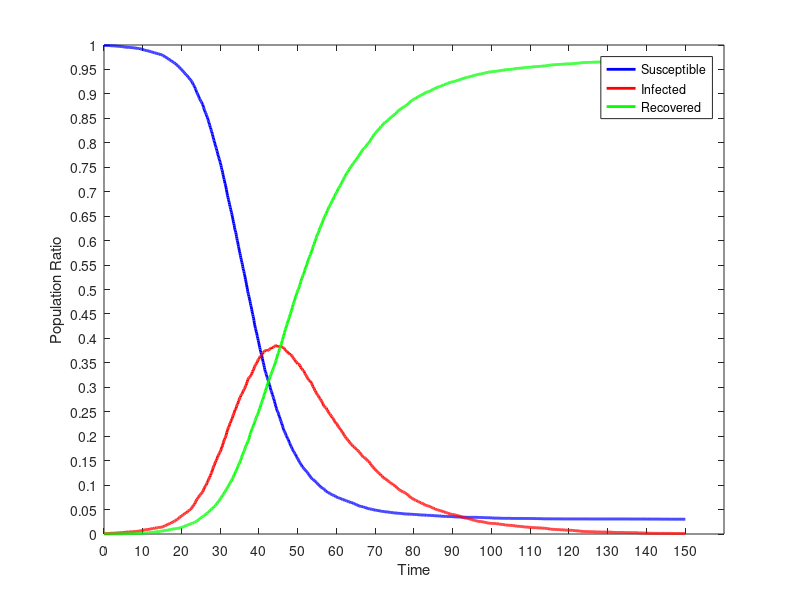

This figure's MATLAB source:
dynamics = [
0.00,9990.000,10.000,0.000;
0.10,9990.000,10.000,0.000;
0.20,9990.000,10.000,0.000;
0.30,9990.000,10.000,0.000;
0.40,9990.000,10.000,0.000;
0.50,9989.000,11.000,0.000;
0.60,9989.000,11.000,0.000;
0.70,9989.000,11.000,0.000;
0.80,9989.000,11.000,0.000;
0.90,9989.000,11.000,0.000;
1.00,9989.000,11.000,0.000;
1.10,9989.000,11.000,0.000;
1.20,9988.000,12.000,0.000;
1.30,9988.000,12.000,0.000;
1.40,9988.000,12.000,0.000;
1.50,9986.000,14.000,0.000;
1.60,9986.000,14.000,0.000;
1.70,9985.000,15.000,0.000;
1.80,9984.000,16.000,0.000;
1.90,9984.000,16.000,0.000;
2.00,9983.000,17.000,0.000;
2.10,9983.000,17.000,0.000;
2.20,9983.000,17.000,0.000;
2.30,9983.000,16.000,1.000;
2.40,9983.000,16.000,1.000;
2.50,9983.000,16.000,1.000;
2.60,9982.000,17.000,1.000;
2.70,9981.000,18.000,1.000;
2.80,9981.000,18.000,1.000;
2.90,9980.000,19.000,1.000;
3.00,9980.000,19.000,1.000;
3.10,9979.000,20.000,1.000;
3.20,9978.000,21.000,1.000;
3.30,9977.000,21.000,2.000;
3.40,9975.000,23.000,2.000;
3.50,9974.000,24.000,2.000;
3.60,9974.000,24.000,2.000;
3.70,9973.000,25.000,2.000;
3.80,9973.000,25.000,2.000;
3.90,9973.000,25.000,2.000;
4.00,9973.000,25.000,2.000;
4.10,9973.000,25.000,2.000;
4.20,9973.000,25.000,2.000;
4.30,9971.000,26.000,3.000;
4.40,9971.000,26.000,3.000;
4.50,9968.000,29.000,3.000;
4.60,9966.000,31.000,3.000;
4.70,9966.000,31.000,3.000;
4.80,9964.000,32.000,4.000;
4.90,9963.000,33.000,4.000;
5.00,9962.000,33.000,5.000;
5.10,9961.000,33.000,6.000;
5.20,9961.000,33.000,6.000;
5.30,9960.000,34.000,6.000;
5.40,9958.000,36.000,6.000;
5.50,9958.000,36.000,6.000;
5.60,9956.000,38.000,6.000;
5.70,9955.000,39.000,6.000;
5.80,9955.000,39.000,6.000;
5.90,9955.000,38.000,7.000;
6.00,9955.000,38.000,7.000;
6.10,9954.000,39.000,7.000;
6.20,9953.000,40.000,7.000;
6.30,9951.000,42.000,7.000;
6.40,9951.000,42.000,7.000;
6.50,9951.000,42.000,7.000;
6.60,9950.000,43.000,7.000;
6.70,9949.000,44.000,7.000;
6.80,9949.000,44.000,7.000;
6.90,9949.000,43.000,8.000;
7.00,9949.000,43.000,8.000;
7.10,9949.000,43.000,8.000;
7.20,9948.000,43.000,9.000;
7.30,9946.000,45.000,9.000;
7.40,9945.000,46.000,9.000;
7.50,9943.000,48.000,9.000;
7.60,9942.000,49.000,9.000;
7.70,9942.000,49.000,9.000;
7.80,9941.000,50.000,9.000;
7.90,9940.000,51.000,9.000;
8.00,9939.000,52.000,9.000;
8.10,9938.000,53.000,9.000;
8.20,9937.000,53.000,10.000;
8.30,9935.000,53.000,12.000;
8.40,9934.000,54.000,12.000;
8.50,9934.000,54.000,12.000;
8.60,9933.000,55.000,12.000;
8.70,9930.000,57.000,13.000;
8.80,9929.000,58.000,13.000;
8.90,9929.000,58.000,13.000;
9.00,9927.000,60.000,13.000;
9.10,9927.000,60.000,13.000;
9.20,9927.000,59.000,14.000;
9.30,9924.000,62.000,14.000;
9.40,9920.000,64.000,16.000;
9.50,9918.000,65.000,17.000;
9.60,9916.000,67.000,17.000;
9.70,9914.000,69.000,17.000;
9.80,9913.000,70.000,17.000;
9.90,9912.000,71.000,17.000;
10.00,9909.000,74.000,17.000;
10.10,9904.000,79.000,17.000;
10.20,9902.000,81.000,17.000;
10.30,9901.000,80.000,19.000;
10.40,9898.000,83.000,19.000;
10.50,9895.000,85.000,20.000;
10.60,9892.000,86.000,22.000;
10.70,9891.000,87.000,22.000;
10.80,9889.000,88.000,23.000;
10.90,9887.000,89.000,24.000;
11.00,9885.000,91.000,24.000;
11.10,9883.000,92.000,25.000;
11.20,9882.000,93.000,25.000;
11.30,9879.000,96.000,25.000;
11.40,9878.000,94.000,28.000;
11.50,9877.000,94.000,29.000;
11.60,9876.000,94.000,30.000;
11.70,9873.000,97.000,30.000;
11.80,9871.000,99.000,30.000;
11.90,9868.000,101.000,31.000;
12.00,9865.000,104.000,31.000;
12.10,9863.000,105.000,32.000;
12.20,9860.000,107.000,33.000;
12.30,9857.000,109.000,34.000;
12.40,9855.000,110.000,35.000;
12.50,9853.000,112.000,35.000;
12.60,9852.000,112.000,36.000;
12.70,9850.000,111.000,39.000;
12.80,9848.000,112.000,40.000;
12.90,9846.000,114.000,40.000;
13.00,9839.000,121.000,40.000;
13.10,9838.000,121.000,41.000;
13.20,9837.000,121.000,42.000;
13.30,9837.000,121.000,42.000;
13.40,9834.000,122.000,44.000;
13.50,9830.000,125.000,45.000;
13.60,9829.000,125.000,46.000;
13.70,9826.000,126.000,48.000;
13.80,9824.000,128.000,48.000;
13.90,9822.000,130.000,48.000;
14.00,9821.000,129.000,50.000;
14.10,9815.000,135.000,50.000;
14.20,9814.000,136.000,50.000;
14.30,9813.000,135.000,52.000;
14.40,9812.000,135.000,53.000;
14.50,9809.000,138.000,53.000;
14.60,9804.000,139.000,57.000;
14.70,9804.000,138.000,58.000;
14.80,9801.000,140.000,59.000;
14.90,9800.000,140.000,60.000;
15.00,9796.000,143.000,61.000;
15.10,9792.000,146.000,62.000;
15.20,9787.000,148.000,65.000;
15.30,9783.000,152.000,65.000;
15.40,9779.000,154.000,67.000;
15.50,9773.000,159.000,68.000;
15.60,9767.000,164.000,69.000;
15.70,9759.000,172.000,69.000;
15.80,9758.000,172.000,70.000;
15.90,9752.000,177.000,71.000;
16.00,9749.000,180.000,71.000;
16.10,9743.000,183.000,74.000;
16.20,9739.000,183.000,78.000;
16.30,9732.000,187.000,81.000;
16.40,9725.000,194.000,81.000;
16.50,9722.000,195.000,83.000;
16.60,9717.000,200.000,83.000;
16.70,9710.000,206.000,84.000;
16.80,9703.000,212.000,85.000;
16.90,9698.000,216.000,86.000;
17.00,9694.000,219.000,87.000;
17.10,9692.000,218.000,90.000;
17.20,9689.000,220.000,91.000;
17.30,9682.000,226.000,92.000;
17.40,9671.000,236.000,93.000;
17.50,9666.000,236.000,98.000;
17.60,9663.000,237.000,100.000;
17.70,9659.000,240.000,101.000;
17.80,9653.000,245.000,102.000;
17.90,9647.000,251.000,102.000;
18.00,9643.000,255.000,102.000;
18.10,9640.000,256.000,104.000;
18.20,9631.000,263.000,106.000;
18.30,9626.000,266.000,108.000;
18.40,9621.000,270.000,109.000;
18.50,9617.000,274.000,109.000;
18.60,9606.000,284.000,110.000;
18.70,9599.000,290.000,111.000;
18.80,9590.000,297.000,113.000;
18.90,9584.000,302.000,114.000;
19.00,9578.000,305.000,117.000;
19.10,9570.000,311.000,119.000;
19.20,9560.000,321.000,119.000;
19.30,9555.000,325.000,120.000;
19.40,9550.000,327.000,123.000;
19.50,9540.000,337.000,123.000;
19.60,9529.000,347.000,124.000;
19.70,9521.000,351.000,128.000;
19.80,9514.000,357.000,129.000;
19.90,9507.000,362.000,131.000;
20.00,9495.000,374.000,131.000;
20.10,9488.000,375.000,137.000;
20.20,9480.000,380.000,140.000;
20.30,9471.000,386.000,143.000;
20.40,9462.000,392.000,146.000;
20.50,9454.000,395.000,151.000;
20.60,9445.000,402.000,153.000;
20.70,9436.000,409.000,155.000;
20.80,9424.000,421.000,155.000;
20.90,9416.000,426.000,158.000;
21.00,9409.000,425.000,166.000;
21.10,9397.000,433.000,170.000;
21.20,9390.000,439.000,171.000;
21.30,9385.000,438.000,177.000;
21.40,9379.000,443.000,178.000;
21.50,9374.000,446.000,180.000;
21.60,9360.000,460.000,180.000;
21.70,9345.000,472.000,183.000;
21.80,9335.000,475.000,190.000;
21.90,9327.000,480.000,193.000;
22.00,9319.000,483.000,198.000;
22.10,9309.000,489.000,202.000;
22.20,9296.000,499.000,205.000;
22.30,9292.000,500.000,208.000;
22.40,9280.000,510.000,210.000;
22.50,9270.000,520.000,210.000;
22.60,9259.000,528.000,213.000;
22.70,9247.000,540.000,213.000;
22.80,9230.000,555.000,215.000;
22.90,9215.000,564.000,221.000;
23.00,9199.000,574.000,227.000;
23.10,9182.000,588.000,230.000;
23.20,9172.000,596.000,232.000;
23.30,9160.000,605.000,235.000;
23.40,9144.000,615.000,241.000;
23.50,9121.000,636.000,243.000;
23.60,9106.000,646.000,248.000;
23.70,9085.000,665.000,250.000;
23.80,9062.000,684.000,254.000;
23.90,9037.000,705.000,258.000;
24.00,9021.000,710.000,269.000;
24.10,9007.000,721.000,272.000;
24.20,8990.000,732.000,278.000;
24.30,8974.000,742.000,284.000;
24.40,8954.000,755.000,291.000;
24.50,8933.000,768.000,299.000;
24.60,8910.000,786.000,304.000;
24.70,8897.000,793.000,310.000;
24.80,8883.000,797.000,320.000;
24.90,8868.000,805.000,327.000;
25.00,8852.000,818.000,330.000;
25.10,8841.000,824.000,335.000;
25.20,8827.000,834.000,339.000;
25.30,8809.000,847.000,344.000;
25.40,8792.000,857.000,351.000;
25.50,8777.000,867.000,356.000;
25.60,8751.000,889.000,360.000;
25.70,8724.000,908.000,368.000;
25.80,8699.000,924.000,377.000;
25.90,8676.000,945.000,379.000;
26.00,8654.000,960.000,386.000;
26.10,8632.000,975.000,393.000;
26.20,8617.000,981.000,402.000;
26.30,8596.000,996.000,408.000;
26.40,8577.000,1009.000,414.000;
26.50,8553.000,1029.000,418.000;
26.60,8530.000,1047.000,423.000;
26.70,8516.000,1058.000,426.000;
26.80,8484.000,1081.000,435.000;
26.90,8461.000,1098.000,441.000;
27.00,8433.000,1117.000,450.000;
27.10,8409.000,1135.000,456.000;
27.20,8377.000,1154.000,469.000;
27.30,8356.000,1165.000,479.000;
27.40,8324.000,1191.000,485.000;
27.50,8305.000,1202.000,493.000;
27.60,8275.000,1229.000,496.000;
27.70,8250.000,1245.000,505.000;
27.80,8226.000,1261.000,513.000;
27.90,8195.000,1287.000,518.000;
28.00,8167.000,1310.000,523.000;
28.10,8136.000,1336.000,528.000;
28.20,8104.000,1363.000,533.000;
28.30,8072.000,1380.000,548.000;
28.40,8047.000,1395.000,558.000;
28.50,8018.000,1416.000,566.000;
28.60,7992.000,1437.000,571.000;
28.70,7958.000,1465.000,577.000;
28.80,7932.000,1478.000,590.000;
28.90,7905.000,1498.000,597.000;
29.00,7883.000,1511.000,606.000;
29.10,7847.000,1532.000,621.000;
29.20,7826.000,1547.000,627.000;
29.30,7790.000,1570.000,640.000;
29.40,7756.000,1594.000,650.000;
29.50,7730.000,1609.000,661.000;
29.60,7706.000,1621.000,673.000;
29.70,7677.000,1643.000,680.000;
29.80,7651.000,1657.000,692.000;
29.90,7623.000,1671.000,706.000;
30.00,7595.000,1685.000,720.000;
30.10,7566.000,1703.000,731.000;
30.20,7537.000,1724.000,739.000;
30.30,7494.000,1755.000,751.000;
30.40,7457.000,1780.000,763.000;
30.50,7438.000,1780.000,782.000;
30.60,7396.000,1812.000,792.000;
30.70,7356.000,1840.000,804.000;
30.80,7320.000,1868.000,812.000;
30.90,7283.000,1896.000,821.000;
31.00,7251.000,1917.000,832.000;
31.10,7218.000,1931.000,851.000;
31.20,7175.000,1962.000,863.000;
31.30,7155.000,1971.000,874.000;
31.40,7119.000,1991.000,890.000;
31.50,7078.000,2017.000,905.000;
31.60,7041.000,2041.000,918.000;
31.70,6992.000,2078.000,930.000;
31.80,6953.000,2106.000,941.000;
31.90,6919.000,2128.000,953.000;
32.00,6879.000,2156.000,965.000;
32.10,6842.000,2179.000,979.000;
32.20,6812.000,2190.000,998.000;
32.30,6782.000,2208.000,1010.000;
32.40,6741.000,2236.000,1023.000;
32.50,6702.000,2263.000,1035.000;
32.60,6677.000,2271.000,1052.000;
32.70,6639.000,2294.000,1067.000;
32.80,6606.000,2313.000,1081.000;
32.90,6576.000,2331.000,1093.000;
33.00,6538.000,2352.000,1110.000;
33.10,6504.000,2370.000,1126.000;
33.20,6462.000,2398.000,1140.000;
33.30,6422.000,2424.000,1154.000;
33.40,6384.000,2440.000,1176.000;
33.50,6346.000,2464.000,1190.000;
33.60,6313.000,2478.000,1209.000;
33.70,6262.000,2512.000,1226.000;
33.80,6222.000,2537.000,1241.000;
33.90,6198.000,2538.000,1264.000;
34.00,6168.000,2555.000,1277.000;
34.10,6129.000,2573.000,1298.000;
34.20,6082.000,2608.000,1310.000;
34.30,6043.000,2629.000,1328.000;
34.40,6002.000,2648.000,1350.000;
34.50,5969.000,2658.000,1373.000;
34.60,5926.000,2684.000,1390.000;
34.70,5880.000,2718.000,1402.000;
34.80,5848.000,2727.000,1425.000;
34.90,5808.000,2752.000,1440.000;
35.00,5769.000,2772.000,1459.000;
35.10,5732.000,2791.000,1477.000;
35.20,5695.000,2802.000,1503.000;
35.30,5654.000,2830.000,1516.000;
35.40,5619.000,2843.000,1538.000;
35.50,5585.000,2853.000,1562.000;
35.60,5551.000,2861.000,1588.000;
35.70,5515.000,2872.000,1613.000;
35.80,5474.000,2902.000,1624.000;
35.90,5429.000,2920.000,1651.000;
36.00,5398.000,2932.000,1670.000;
36.10,5370.000,2948.000,1682.000;
36.20,5328.000,2966.000,1706.000;
36.30,5297.000,2974.000,1729.000;
36.40,5255.000,2994.000,1751.000;
36.50,5210.000,3019.000,1771.000;
36.60,5173.000,3035.000,1792.000;
36.70,5134.000,3048.000,1818.000;
36.80,5094.000,3078.000,1828.000;
36.90,5049.000,3105.000,1846.000;
37.00,5007.000,3117.000,1876.000;
37.10,4956.000,3158.000,1886.000;
37.20,4924.000,3169.000,1907.000;
37.30,4894.000,3182.000,1924.000;
37.40,4859.000,3196.000,1945.000;
37.50,4825.000,3201.000,1974.000;
37.60,4786.000,3210.000,2004.000;
37.70,4753.000,3212.000,2035.000;
37.80,4710.000,3228.000,2062.000;
37.90,4672.000,3246.000,2082.000;
38.00,4642.000,3253.000,2105.000;
38.10,4596.000,3275.000,2129.000;
38.20,4557.000,3291.000,2152.000;
38.30,4519.000,3315.000,2166.000;
38.40,4488.000,3325.000,2187.000;
38.50,4446.000,3350.000,2204.000;
38.60,4413.000,3360.000,2227.000;
38.70,4367.000,3383.000,2250.000;
38.80,4317.000,3410.000,2273.000;
38.90,4276.000,3427.000,2297.000;
39.00,4235.000,3446.000,2319.000;
39.10,4204.000,3458.000,2338.000;
39.20,4172.000,3468.000,2360.000;
39.30,4134.000,3480.000,2386.000;
39.40,4107.000,3487.000,2406.000;
39.50,4065.000,3515.000,2420.000;
39.60,4035.000,3524.000,2441.000;
39.70,3996.000,3547.000,2457.000;
39.80,3958.000,3567.000,2475.000;
39.90,3924.000,3573.000,2503.000;
40.00,3886.000,3583.000,2531.000;
40.10,3847.000,3602.000,2551.000;
40.20,3813.000,3622.000,2565.000;
40.30,3774.000,3634.000,2592.000;
40.40,3744.000,3633.000,2623.000;
40.50,3711.000,3639.000,2650.000;
40.60,3679.000,3654.000,2667.000;
40.70,3654.000,3660.000,2686.000;
40.80,3617.000,3668.000,2715.000;
40.90,3585.000,3681.000,2734.000;
41.00,3537.000,3709.000,2754.000;
41.10,3509.000,3710.000,2781.000;
41.20,3473.000,3717.000,2810.000;
41.30,3443.000,3720.000,2837.000;
41.40,3404.000,3736.000,2860.000;
41.50,3363.000,3752.000,2885.000;
41.60,3331.000,3756.000,2913.000;
41.70,3309.000,3758.000,2933.000;
41.80,3283.000,3754.000,2963.000;
41.90,3260.000,3750.000,2990.000;
42.00,3230.000,3759.000,3011.000;
42.10,3204.000,3758.000,3038.000;
42.20,3181.000,3748.000,3071.000;
42.30,3159.000,3753.000,3088.000;
42.40,3134.000,3757.000,3109.000;
42.50,3103.000,3766.000,3131.000;
42.60,3077.000,3770.000,3153.000;
42.70,3052.000,3775.000,3173.000;
42.80,3024.000,3781.000,3195.000;
42.90,2995.000,3782.000,3223.000;
43.00,2965.000,3790.000,3245.000;
43.10,2935.000,3806.000,3259.000;
43.20,2913.000,3809.000,3278.000;
43.30,2899.000,3793.000,3308.000;
43.40,2859.000,3813.000,3328.000;
43.50,2842.000,3815.000,3343.000;
43.60,2816.000,3816.000,3368.000;
43.70,2792.000,3817.000,3391.000;
43.80,2767.000,3823.000,3410.000;
43.90,2739.000,3834.000,3427.000;
44.00,2711.000,3838.000,3451.000;
44.10,2677.000,3845.000,3478.000;
44.20,2654.000,3846.000,3500.000;
44.30,2621.000,3855.000,3524.000;
44.40,2596.000,3855.000,3549.000;
44.50,2568.000,3857.000,3575.000;
44.60,2539.000,3859.000,3602.000;
44.70,2519.000,3844.000,3637.000;
44.80,2501.000,3835.000,3664.000;
44.90,2489.000,3826.000,3685.000;
45.00,2467.000,3827.000,3706.000;
45.10,2439.000,3838.000,3723.000;
45.20,2413.000,3830.000,3757.000;
45.30,2392.000,3829.000,3779.000;
45.40,2366.000,3837.000,3797.000;
45.50,2346.000,3831.000,3823.000;
45.60,2319.000,3838.000,3843.000;
45.70,2301.000,3831.000,3868.000;
45.80,2277.000,3828.000,3895.000;
45.90,2255.000,3820.000,3925.000;
46.00,2223.000,3819.000,3958.000;
46.10,2202.000,3819.000,3979.000;
46.20,2174.000,3817.000,4009.000;
46.30,2151.000,3808.000,4041.000;
46.40,2124.000,3810.000,4066.000;
46.50,2106.000,3801.000,4093.000;
46.60,2092.000,3786.000,4122.000;
46.70,2078.000,3772.000,4150.000;
46.80,2059.000,3761.000,4180.000;
46.90,2037.000,3760.000,4203.000;
47.00,2019.000,3747.000,4234.000;
47.10,2006.000,3735.000,4259.000;
47.20,1987.000,3730.000,4283.000;
47.30,1964.000,3734.000,4302.000;
47.40,1949.000,3718.000,4333.000;
47.50,1939.000,3703.000,4358.000;
47.60,1923.000,3695.000,4382.000;
47.70,1897.000,3702.000,4401.000;
47.80,1878.000,3697.000,4425.000;
47.90,1861.000,3693.000,4446.000;
48.00,1847.000,3670.000,4483.000;
48.10,1823.000,3672.000,4505.000;
48.20,1803.000,3671.000,4526.000;
48.30,1789.000,3660.000,4551.000;
48.40,1773.000,3653.000,4574.000;
48.50,1755.000,3648.000,4597.000;
48.60,1738.000,3630.000,4632.000;
48.70,1723.000,3618.000,4659.000;
48.80,1704.000,3605.000,4691.000;
48.90,1694.000,3593.000,4713.000;
49.00,1678.000,3588.000,4734.000;
49.10,1668.000,3569.000,4763.000;
49.20,1651.000,3565.000,4784.000;
49.30,1639.000,3554.000,4807.000;
49.40,1631.000,3527.000,4842.000;
49.50,1616.000,3521.000,4863.000;
49.60,1593.000,3521.000,4886.000;
49.70,1578.000,3510.000,4912.000;
49.80,1563.000,3505.000,4932.000;
49.90,1550.000,3491.000,4959.000;
50.00,1543.000,3475.000,4982.000;
50.10,1524.000,3479.000,4997.000;
50.20,1508.000,3478.000,5014.000;
50.30,1492.000,3472.000,5036.000;
50.40,1475.000,3465.000,5060.000;
50.50,1463.000,3450.000,5087.000;
50.60,1455.000,3441.000,5104.000;
50.70,1446.000,3415.000,5139.000;
50.80,1431.000,3403.000,5166.000;
50.90,1412.000,3399.000,5189.000;
51.00,1404.000,3379.000,5217.000;
51.10,1386.000,3380.000,5234.000;
51.20,1372.000,3366.000,5262.000;
51.30,1366.000,3349.000,5285.000;
51.40,1360.000,3340.000,5300.000;
51.50,1347.000,3338.000,5315.000;
51.60,1339.000,3328.000,5333.000;
51.70,1329.000,3313.000,5358.000;
51.80,1321.000,3288.000,5391.000;
51.90,1312.000,3273.000,5415.000;
52.00,1304.000,3260.000,5436.000;
52.10,1294.000,3249.000,5457.000;
52.20,1284.000,3237.000,5479.000;
52.30,1272.000,3223.000,5505.000;
52.40,1265.000,3210.000,5525.000;
52.50,1253.000,3193.000,5554.000;
52.60,1242.000,3176.000,5582.000;
52.70,1234.000,3166.000,5600.000;
52.80,1225.000,3152.000,5623.000;
52.90,1211.000,3145.000,5644.000;
53.00,1201.000,3136.000,5663.000;
53.10,1190.000,3136.000,5674.000;
53.20,1179.000,3116.000,5705.000;
53.30,1167.000,3120.000,5713.000;
53.40,1155.000,3107.000,5738.000;
53.50,1147.000,3087.000,5766.000;
53.60,1138.000,3077.000,5785.000;
53.70,1130.000,3060.000,5810.000;
53.80,1122.000,3044.000,5834.000;
53.90,1120.000,3017.000,5863.000;
54.00,1111.000,3009.000,5880.000;
54.10,1104.000,2989.000,5907.000;
54.20,1100.000,2979.000,5921.000;
54.30,1094.000,2959.000,5947.000;
54.40,1088.000,2935.000,5977.000;
54.50,1076.000,2929.000,5995.000;
54.60,1069.000,2915.000,6016.000;
54.70,1062.000,2898.000,6040.000;
54.80,1051.000,2885.000,6064.000;
54.90,1045.000,2868.000,6087.000;
55.00,1036.000,2853.000,6111.000;
55.10,1028.000,2847.000,6125.000;
55.20,1019.000,2837.000,6144.000;
55.30,1013.000,2827.000,6160.000;
55.40,1008.000,2813.000,6179.000;
55.50,999.000,2797.000,6204.000;
55.60,994.000,2778.000,6228.000;
55.70,981.000,2768.000,6251.000;
55.80,971.000,2761.000,6268.000;
55.90,961.000,2753.000,6286.000;
56.00,956.000,2737.000,6307.000;
56.10,949.000,2724.000,6327.000;
56.20,947.000,2707.000,6346.000;
56.30,942.000,2696.000,6362.000;
56.40,938.000,2680.000,6382.000;
56.50,935.000,2664.000,6401.000;
56.60,929.000,2643.000,6428.000;
56.70,924.000,2624.000,6452.000;
56.80,917.000,2614.000,6469.000;
56.90,907.000,2607.000,6486.000;
57.00,901.000,2597.000,6502.000;
57.10,894.000,2590.000,6516.000;
57.20,884.000,2583.000,6533.000;
57.30,873.000,2581.000,6546.000;
57.40,870.000,2569.000,6561.000;
57.50,866.000,2550.000,6584.000;
57.60,858.000,2535.000,6607.000;
57.70,854.000,2527.000,6619.000;
57.80,853.000,2507.000,6640.000;
57.90,847.000,2495.000,6658.000;
58.00,844.000,2481.000,6675.000;
58.10,839.000,2467.000,6694.000;
58.20,833.000,2457.000,6710.000;
58.30,827.000,2454.000,6719.000;
58.40,824.000,2441.000,6735.000;
58.50,819.000,2427.000,6754.000;
58.60,815.000,2420.000,6765.000;
58.70,812.000,2405.000,6783.000;
58.80,806.000,2398.000,6796.000;
58.90,804.000,2378.000,6818.000;
59.00,797.000,2372.000,6831.000;
59.10,792.000,2363.000,6845.000;
59.20,789.000,2351.000,6860.000;
59.30,785.000,2336.000,6879.000;
59.40,783.000,2323.000,6894.000;
59.50,782.000,2309.000,6909.000;
59.60,777.000,2295.000,6928.000;
59.70,774.000,2282.000,6944.000;
59.80,766.000,2269.000,6965.000;
59.90,759.000,2271.000,6970.000;
60.00,757.000,2260.000,6983.000;
60.10,753.000,2251.000,6996.000;
60.20,748.000,2239.000,7013.000;
60.30,745.000,2218.000,7037.000;
60.40,744.000,2201.000,7055.000;
60.50,741.000,2191.000,7068.000;
60.60,737.000,2183.000,7080.000;
60.70,734.000,2176.000,7090.000;
60.80,731.000,2168.000,7101.000;
60.90,728.000,2153.000,7119.000;
61.00,727.000,2144.000,7129.000;
61.10,726.000,2128.000,7146.000;
61.20,721.000,2119.000,7160.000;
61.30,717.000,2106.000,7177.000;
61.40,715.000,2093.000,7192.000;
61.50,709.000,2081.000,7210.000;
61.60,704.000,2076.000,7220.000;
61.70,701.000,2060.000,7239.000;
61.80,700.000,2046.000,7254.000;
61.90,698.000,2032.000,7270.000;
62.00,696.000,2017.000,7287.000;
62.10,693.000,2003.000,7304.000;
62.20,692.000,1994.000,7314.000;
62.30,689.000,1987.000,7324.000;
62.40,686.000,1976.000,7338.000;
62.50,684.000,1957.000,7359.000;
62.60,678.000,1948.000,7374.000;
62.70,674.000,1945.000,7381.000;
62.80,671.000,1934.000,7395.000;
62.90,668.000,1926.000,7406.000;
63.00,664.000,1914.000,7422.000;
63.10,660.000,1911.000,7429.000;
63.20,657.000,1894.000,7449.000;
63.30,657.000,1885.000,7458.000;
63.40,655.000,1872.000,7473.000;
63.50,651.000,1864.000,7485.000;
63.60,647.000,1854.000,7499.000;
63.70,644.000,1843.000,7513.000;
63.80,643.000,1837.000,7520.000;
63.90,643.000,1828.000,7529.000;
64.00,639.000,1822.000,7539.000;
64.10,637.000,1809.000,7554.000;
64.20,635.000,1799.000,7566.000;
64.30,633.000,1789.000,7578.000;
64.40,626.000,1786.000,7588.000;
64.50,621.000,1784.000,7595.000;
64.60,619.000,1773.000,7608.000;
64.70,616.000,1766.000,7618.000;
64.80,613.000,1759.000,7628.000;
64.90,609.000,1749.000,7642.000;
65.00,605.000,1747.000,7648.000;
65.10,602.000,1737.000,7661.000;
65.20,596.000,1735.000,7669.000;
65.30,594.000,1720.000,7686.000;
65.40,591.000,1714.000,7695.000;
65.50,588.000,1707.000,7705.000;
65.60,581.000,1704.000,7715.000;
65.70,578.000,1690.000,7732.000;
65.80,576.000,1682.000,7742.000;
65.90,573.000,1675.000,7752.000;
66.00,570.000,1665.000,7765.000;
66.10,568.000,1653.000,7779.000;
66.20,565.000,1646.000,7789.000;
66.30,564.000,1633.000,7803.000;
66.40,563.000,1622.000,7815.000;
66.50,561.000,1614.000,7825.000;
66.60,559.000,1602.000,7839.000;
66.70,558.000,1592.000,7850.000;
66.80,557.000,1581.000,7862.000;
66.90,556.000,1572.000,7872.000;
67.00,550.000,1570.000,7880.000;
67.10,547.000,1568.000,7885.000;
67.20,546.000,1560.000,7894.000;
67.30,544.000,1557.000,7899.000;
67.40,542.000,1553.000,7905.000;
67.50,541.000,1546.000,7913.000;
67.60,537.000,1538.000,7925.000;
67.70,533.000,1528.000,7939.000;
67.80,530.000,1519.000,7951.000;
67.90,528.000,1508.000,7964.000;
68.00,523.000,1502.000,7975.000;
68.10,522.000,1492.000,7986.000;
68.20,519.000,1489.000,7992.000;
68.30,516.000,1485.000,7999.000;
68.40,515.000,1481.000,8004.000;
68.50,512.000,1467.000,8021.000;
68.60,512.000,1454.000,8034.000;
68.70,512.000,1446.000,8042.000;
68.80,511.000,1435.000,8054.000;
68.90,510.000,1417.000,8073.000;
69.00,508.000,1408.000,8084.000;
69.10,507.000,1399.000,8094.000;
69.20,504.000,1392.000,8104.000;
69.30,502.000,1382.000,8116.000;
69.40,499.000,1369.000,8132.000;
69.50,497.000,1361.000,8142.000;
69.60,495.000,1356.000,8149.000;
69.70,491.000,1341.000,8168.000;
69.80,491.000,1330.000,8179.000;
69.90,490.000,1327.000,8183.000;
70.00,489.000,1320.000,8191.000;
70.10,487.000,1308.000,8205.000;
70.20,486.000,1303.000,8211.000;
70.30,486.000,1292.000,8222.000;
70.40,484.000,1285.000,8231.000;
70.50,484.000,1277.000,8239.000;
70.60,483.000,1269.000,8248.000;
70.70,483.000,1261.000,8256.000;
70.80,481.000,1253.000,8266.000;
70.90,479.000,1247.000,8274.000;
71.00,474.000,1241.000,8285.000;
71.10,471.000,1234.000,8295.000;
71.20,471.000,1227.000,8302.000;
71.30,468.000,1221.000,8311.000;
71.40,468.000,1208.000,8324.000;
71.50,468.000,1197.000,8335.000;
71.60,467.000,1193.000,8340.000;
71.70,465.000,1191.000,8344.000;
71.80,464.000,1185.000,8351.000;
71.90,464.000,1175.000,8361.000;
72.00,462.000,1158.000,8380.000;
72.10,461.000,1153.000,8386.000;
72.20,459.000,1145.000,8396.000;
72.30,458.000,1137.000,8405.000;
72.40,457.000,1133.000,8410.000;
72.50,454.000,1130.000,8416.000;
72.60,454.000,1127.000,8419.000;
72.70,454.000,1127.000,8419.000;
72.80,453.000,1121.000,8426.000;
72.90,452.000,1115.000,8433.000;
73.00,452.000,1109.000,8439.000;
73.10,451.000,1099.000,8450.000;
73.20,450.000,1092.000,8458.000;
73.30,449.000,1083.000,8468.000;
73.40,449.000,1078.000,8473.000;
73.50,447.000,1073.000,8480.000;
73.60,447.000,1069.000,8484.000;
73.70,445.000,1063.000,8492.000;
73.80,444.000,1056.000,8500.000;
73.90,444.000,1046.000,8510.000;
74.00,440.000,1043.000,8517.000;
74.10,440.000,1035.000,8525.000;
74.20,440.000,1029.000,8531.000;
74.30,438.000,1026.000,8536.000;
74.40,436.000,1024.000,8540.000;
74.50,435.000,1020.000,8545.000;
74.60,435.000,1008.000,8557.000;
74.70,433.000,1006.000,8561.000;
74.80,432.000,1000.000,8568.000;
74.90,431.000,996.000,8573.000;
75.00,431.000,992.000,8577.000;
75.10,430.000,983.000,8587.000;
75.20,430.000,973.000,8597.000;
75.30,430.000,970.000,8600.000;
75.40,429.000,965.000,8606.000;
75.50,428.000,958.000,8614.000;
75.60,427.000,946.000,8627.000;
75.70,426.000,942.000,8632.000;
75.80,425.000,934.000,8641.000;
75.90,424.000,925.000,8651.000;
76.00,424.000,917.000,8659.000;
76.10,423.000,912.000,8665.000;
76.20,423.000,909.000,8668.000;
76.30,422.000,902.000,8676.000;
76.40,422.000,894.000,8684.000;
76.50,422.000,888.000,8690.000;
76.60,421.000,882.000,8697.000;
76.70,421.000,878.000,8701.000;
76.80,419.000,876.000,8705.000;
76.90,419.000,872.000,8709.000;
77.00,418.000,867.000,8715.000;
77.10,417.000,865.000,8718.000;
77.20,413.000,864.000,8723.000;
77.30,412.000,860.000,8728.000;
77.40,412.000,854.000,8734.000;
77.50,411.000,850.000,8739.000;
77.60,410.000,844.000,8746.000;
77.70,410.000,837.000,8753.000;
77.80,410.000,834.000,8756.000;
77.90,410.000,827.000,8763.000;
78.00,410.000,822.000,8768.000;
78.10,408.000,820.000,8772.000;
78.20,408.000,812.000,8780.000;
78.30,408.000,806.000,8786.000;
78.40,408.000,802.000,8790.000;
78.50,408.000,793.000,8799.000;
78.60,408.000,787.000,8805.000;
78.70,408.000,780.000,8812.000;
78.80,406.000,775.000,8819.000;
78.90,406.000,766.000,8828.000;
79.00,406.000,758.000,8836.000;
79.10,405.000,752.000,8843.000;
79.20,405.000,743.000,8852.000;
79.30,404.000,741.000,8855.000;
79.40,403.000,734.000,8863.000;
79.50,403.000,732.000,8865.000;
79.60,403.000,724.000,8873.000;
79.70,402.000,719.000,8879.000;
79.80,402.000,716.000,8882.000;
79.90,402.000,710.000,8888.000;
80.00,402.000,707.000,8891.000;
80.10,401.000,701.000,8898.000;
80.20,399.000,699.000,8902.000;
80.30,399.000,695.000,8906.000;
80.40,399.000,691.000,8910.000;
80.50,399.000,684.000,8917.000;
80.60,398.000,684.000,8918.000;
80.70,398.000,680.000,8922.000;
80.80,397.000,676.000,8927.000;
80.90,396.000,670.000,8934.000;
81.00,394.000,670.000,8936.000;
81.10,394.000,662.000,8944.000;
81.20,393.000,658.000,8949.000;
81.30,392.000,654.000,8954.000;
81.40,391.000,653.000,8956.000;
81.50,391.000,646.000,8963.000;
81.60,391.000,641.000,8968.000;
81.70,391.000,639.000,8970.000;
81.80,390.000,638.000,8972.000;
81.90,390.000,633.000,8977.000;
82.00,388.000,631.000,8981.000;
82.10,388.000,628.000,8984.000;
82.20,388.000,624.000,8988.000;
82.30,388.000,619.000,8993.000;
82.40,387.000,616.000,8997.000;
82.50,387.000,614.000,8999.000;
82.60,387.000,608.000,9005.000;
82.70,387.000,603.000,9010.000;
82.80,386.000,596.000,9018.000;
82.90,386.000,591.000,9023.000;
83.00,386.000,588.000,9026.000;
83.10,386.000,583.000,9031.000;
83.20,383.000,582.000,9035.000;
83.30,383.000,581.000,9036.000;
83.40,383.000,578.000,9039.000;
83.50,383.000,578.000,9039.000;
83.60,382.000,576.000,9042.000;
83.70,382.000,575.000,9043.000;
83.80,382.000,571.000,9047.000;
83.90,382.000,569.000,9049.000;
84.00,382.000,565.000,9053.000;
84.10,382.000,562.000,9056.000;
84.20,382.000,557.000,9061.000;
84.30,382.000,554.000,9064.000;
84.40,382.000,546.000,9072.000;
84.50,382.000,542.000,9076.000;
84.60,379.000,542.000,9079.000;
84.70,377.000,539.000,9084.000;
84.80,376.000,536.000,9088.000;
84.90,375.000,533.000,9092.000;
85.00,375.000,529.000,9096.000;
85.10,375.000,525.000,9100.000;
85.20,375.000,519.000,9106.000;
85.30,374.000,518.000,9108.000;
85.40,373.000,517.000,9110.000;
85.50,373.000,511.000,9116.000;
85.60,373.000,507.000,9120.000;
85.70,373.000,503.000,9124.000;
85.80,373.000,498.000,9129.000;
85.90,372.000,497.000,9131.000;
86.00,370.000,497.000,9133.000;
86.10,370.000,492.000,9138.000;
86.20,369.000,493.000,9138.000;
86.30,369.000,490.000,9141.000;
86.40,369.000,488.000,9143.000;
86.50,369.000,486.000,9145.000;
86.60,369.000,482.000,9149.000;
86.70,367.000,480.000,9153.000;
86.80,367.000,479.000,9154.000;
86.90,367.000,474.000,9159.000;
87.00,367.000,468.000,9165.000;
87.10,367.000,466.000,9167.000;
87.20,364.000,468.000,9168.000;
87.30,363.000,466.000,9171.000;
87.40,362.000,466.000,9172.000;
87.50,362.000,460.000,9178.000;
87.60,362.000,457.000,9181.000;
87.70,362.000,450.000,9188.000;
87.80,362.000,450.000,9188.000;
87.90,361.000,450.000,9189.000;
88.00,361.000,447.000,9192.000;
88.10,359.000,445.000,9196.000;
88.20,359.000,440.000,9201.000;
88.30,359.000,440.000,9201.000;
88.40,359.000,434.000,9207.000;
88.50,358.000,432.000,9210.000;
88.60,358.000,430.000,9212.000;
88.70,358.000,425.000,9217.000;
88.80,357.000,422.000,9221.000;
88.90,357.000,422.000,9221.000;
89.00,357.000,418.000,9225.000;
89.10,356.000,414.000,9230.000;
89.20,356.000,411.000,9233.000;
89.30,356.000,410.000,9234.000;
89.40,355.000,407.000,9238.000;
89.50,355.000,405.000,9240.000;
89.60,355.000,404.000,9241.000;
89.70,355.000,403.000,9242.000;
89.80,354.000,403.000,9243.000;
89.90,354.000,402.000,9244.000;
90.00,354.000,398.000,9248.000;
90.10,352.000,398.000,9250.000;
90.20,352.000,395.000,9253.000;
90.30,350.000,396.000,9254.000;
90.40,350.000,396.000,9254.000;
90.50,350.000,394.000,9256.000;
90.60,350.000,392.000,9258.000;
90.70,350.000,389.000,9261.000;
90.80,350.000,385.000,9265.000;
90.90,350.000,381.000,9269.000;
91.00,349.000,380.000,9271.000;
91.10,349.000,376.000,9275.000;
91.20,349.000,375.000,9276.000;
91.30,349.000,373.000,9278.000;
91.40,348.000,372.000,9280.000;
91.50,347.000,373.000,9280.000;
91.60,347.000,370.000,9283.000;
91.70,347.000,369.000,9284.000;
91.80,346.000,367.000,9287.000;
91.90,346.000,361.000,9293.000;
92.00,346.000,358.000,9296.000;
92.10,346.000,353.000,9301.000;
92.20,346.000,350.000,9304.000;
92.30,346.000,348.000,9306.000;
92.40,346.000,345.000,9309.000;
92.50,346.000,343.000,9311.000;
92.60,345.000,340.000,9315.000;
92.70,345.000,335.000,9320.000;
92.80,345.000,335.000,9320.000;
92.90,345.000,334.000,9321.000;
93.00,344.000,333.000,9323.000;
93.10,344.000,331.000,9325.000;
93.20,344.000,328.000,9328.000;
93.30,344.000,324.000,9332.000;
93.40,343.000,324.000,9333.000;
93.50,343.000,321.000,9336.000;
93.60,342.000,322.000,9336.000;
93.70,342.000,322.000,9336.000;
93.80,342.000,320.000,9338.000;
93.90,342.000,317.000,9341.000;
94.00,342.000,314.000,9344.000;
94.10,342.000,313.000,9345.000;
94.20,342.000,311.000,9347.000;
94.30,342.000,309.000,9349.000;
94.40,342.000,308.000,9350.000;
94.50,342.000,305.000,9353.000;
94.60,342.000,303.000,9355.000;
94.70,342.000,302.000,9356.000;
94.80,342.000,296.000,9362.000;
94.90,342.000,294.000,9364.000;
95.00,342.000,291.000,9367.000;
95.10,342.000,291.000,9367.000;
95.20,342.000,289.000,9369.000;
95.30,342.000,288.000,9370.000;
95.40,342.000,285.000,9373.000;
95.50,342.000,284.000,9374.000;
95.60,342.000,281.000,9377.000;
95.70,342.000,279.000,9379.000;
95.80,342.000,276.000,9382.000;
95.90,342.000,272.000,9386.000;
96.00,342.000,269.000,9389.000;
96.10,342.000,266.000,9392.000;
96.20,341.000,266.000,9393.000;
96.30,341.000,263.000,9396.000;
96.40,341.000,262.000,9397.000;
96.50,341.000,261.000,9398.000;
96.60,340.000,261.000,9399.000;
96.70,340.000,259.000,9401.000;
96.80,340.000,257.000,9403.000;
96.90,339.000,257.000,9404.000;
97.00,338.000,258.000,9404.000;
97.10,337.000,257.000,9406.000;
97.20,337.000,254.000,9409.000;
97.30,337.000,253.000,9410.000;
97.40,337.000,252.000,9411.000;
97.50,337.000,251.000,9412.000;
97.60,337.000,250.000,9413.000;
97.70,336.000,251.000,9413.000;
97.80,336.000,249.000,9415.000;
97.90,335.000,247.000,9418.000;
98.00,335.000,245.000,9420.000;
98.10,335.000,243.000,9422.000;
98.20,334.000,240.000,9426.000;
98.30,334.000,237.000,9429.000;
98.40,334.000,236.000,9430.000;
98.50,333.000,236.000,9431.000;
98.60,333.000,232.000,9435.000;
98.70,333.000,230.000,9437.000;
98.80,333.000,228.000,9439.000;
98.90,333.000,228.000,9439.000;
99.00,333.000,226.000,9441.000;
99.10,333.000,225.000,9442.000;
99.20,333.000,224.000,9443.000;
99.30,333.000,222.000,9445.000;
99.40,332.000,221.000,9447.000;
99.50,331.000,221.000,9448.000;
99.60,331.000,220.000,9449.000;
99.70,331.000,219.000,9450.000;
99.80,331.000,217.000,9452.000;
99.90,331.000,216.000,9453.000;
100.00,329.000,217.000,9454.000;
100.10,328.000,217.000,9455.000;
100.20,328.000,217.000,9455.000;
100.30,328.000,217.000,9455.000;
100.40,327.000,216.000,9457.000;
100.50,326.000,215.000,9459.000;
100.60,325.000,216.000,9459.000;
100.70,325.000,216.000,9459.000;
100.80,325.000,216.000,9459.000;
100.90,325.000,216.000,9459.000;
101.00,325.000,215.000,9460.000;
101.10,325.000,214.000,9461.000;
101.20,325.000,213.000,9462.000;
101.30,325.000,212.000,9463.000;
101.40,325.000,209.000,9466.000;
101.50,325.000,208.000,9467.000;
101.60,325.000,208.000,9467.000;
101.70,325.000,205.000,9470.000;
101.80,325.000,204.000,9471.000;
101.90,324.000,204.000,9472.000;
102.00,323.000,205.000,9472.000;
102.10,323.000,204.000,9473.000;
102.20,323.000,202.000,9475.000;
102.30,323.000,202.000,9475.000;
102.40,322.000,200.000,9478.000;
102.50,322.000,198.000,9480.000;
102.60,322.000,197.000,9481.000;
102.70,322.000,195.000,9483.000;
102.80,322.000,194.000,9484.000;
102.90,322.000,194.000,9484.000;
103.00,322.000,193.000,9485.000;
103.10,322.000,192.000,9486.000;
103.20,322.000,191.000,9487.000;
103.30,322.000,190.000,9488.000;
103.40,321.000,190.000,9489.000;
103.50,321.000,189.000,9490.000;
103.60,321.000,184.000,9495.000;
103.70,321.000,181.000,9498.000;
103.80,321.000,181.000,9498.000;
103.90,321.000,181.000,9498.000;
104.00,321.000,181.000,9498.000;
104.10,321.000,181.000,9498.000;
104.20,321.000,180.000,9499.000;
104.30,321.000,180.000,9499.000;
104.40,321.000,180.000,9499.000;
104.50,321.000,180.000,9499.000;
104.60,321.000,179.000,9500.000;
104.70,321.000,178.000,9501.000;
104.80,321.000,177.000,9502.000;
104.90,321.000,177.000,9502.000;
105.00,320.000,178.000,9502.000;
105.10,320.000,177.000,9503.000;
105.20,319.000,176.000,9505.000;
105.30,319.000,175.000,9506.000;
105.40,319.000,173.000,9508.000;
105.50,319.000,171.000,9510.000;
105.60,319.000,171.000,9510.000;
105.70,319.000,170.000,9511.000;
105.80,319.000,169.000,9512.000;
105.90,319.000,169.000,9512.000;
106.00,318.000,168.000,9514.000;
106.10,318.000,168.000,9514.000;
106.20,318.000,166.000,9516.000;
106.30,318.000,164.000,9518.000;
106.40,318.000,162.000,9520.000;
106.50,318.000,160.000,9522.000;
106.60,318.000,159.000,9523.000;
106.70,318.000,159.000,9523.000;
106.80,318.000,159.000,9523.000;
106.90,318.000,158.000,9524.000;
107.00,318.000,157.000,9525.000;
107.10,318.000,157.000,9525.000;
107.20,318.000,157.000,9525.000;
107.30,318.000,157.000,9525.000;
107.40,318.000,157.000,9525.000;
107.50,318.000,156.000,9526.000;
107.60,318.000,155.000,9527.000;
107.70,318.000,154.000,9528.000;
107.80,318.000,153.000,9529.000;
107.90,318.000,152.000,9530.000;
108.00,318.000,150.000,9532.000;
108.10,318.000,149.000,9533.000;
108.20,318.000,148.000,9534.000;
108.30,318.000,147.000,9535.000;
108.40,318.000,147.000,9535.000;
108.50,318.000,145.000,9537.000;
108.60,318.000,143.000,9539.000;
108.70,318.000,142.000,9540.000;
108.80,318.000,142.000,9540.000;
108.90,318.000,142.000,9540.000;
109.00,318.000,142.000,9540.000;
109.10,317.000,143.000,9540.000;
109.20,317.000,141.000,9542.000;
109.30,317.000,140.000,9543.000;
109.40,317.000,139.000,9544.000;
109.50,317.000,139.000,9544.000;
109.60,317.000,138.000,9545.000;
109.70,317.000,138.000,9545.000;
109.80,317.000,138.000,9545.000;
109.90,317.000,138.000,9545.000;
110.00,317.000,137.000,9546.000;
110.10,317.000,136.000,9547.000;
110.20,317.000,136.000,9547.000;
110.30,317.000,136.000,9547.000;
110.40,317.000,133.000,9550.000;
110.50,317.000,130.000,9553.000;
110.60,317.000,130.000,9553.000;
110.70,316.000,128.000,9556.000;
110.80,316.000,128.000,9556.000;
110.90,316.000,128.000,9556.000;
111.00,315.000,128.000,9557.000;
111.10,314.000,129.000,9557.000;
111.20,314.000,129.000,9557.000;
111.30,314.000,129.000,9557.000;
111.40,314.000,129.000,9557.000;
111.50,314.000,129.000,9557.000;
111.60,314.000,128.000,9558.000;
111.70,314.000,126.000,9560.000;
111.80,314.000,126.000,9560.000;
111.90,314.000,125.000,9561.000;
112.00,313.000,125.000,9562.000;
112.10,313.000,125.000,9562.000;
112.20,313.000,125.000,9562.000;
112.30,313.000,125.000,9562.000;
112.40,313.000,125.000,9562.000;
112.50,313.000,124.000,9563.000;
112.60,313.000,123.000,9564.000;
112.70,313.000,122.000,9565.000;
112.80,313.000,122.000,9565.000;
112.90,313.000,121.000,9566.000;
113.00,312.000,120.000,9568.000;
113.10,312.000,120.000,9568.000;
113.20,311.000,121.000,9568.000;
113.30,311.000,119.000,9570.000;
113.40,310.000,120.000,9570.000;
113.50,310.000,120.000,9570.000;
113.60,310.000,119.000,9571.000;
113.70,310.000,119.000,9571.000;
113.80,310.000,117.000,9573.000;
113.90,310.000,117.000,9573.000;
114.00,310.000,115.000,9575.000;
114.10,310.000,113.000,9577.000;
114.20,310.000,111.000,9579.000;
114.30,310.000,110.000,9580.000;
114.40,310.000,110.000,9580.000;
114.50,310.000,109.000,9581.000;
114.60,310.000,109.000,9581.000;
114.70,310.000,109.000,9581.000;
114.80,310.000,107.000,9583.000;
114.90,310.000,104.000,9586.000;
115.00,310.000,102.000,9588.000;
115.10,310.000,101.000,9589.000;
115.20,310.000,99.000,9591.000;
115.30,310.000,98.000,9592.000;
115.40,310.000,98.000,9592.000;
115.50,310.000,96.000,9594.000;
115.60,310.000,96.000,9594.000;
115.70,309.000,97.000,9594.000;
115.80,309.000,97.000,9594.000;
115.90,309.000,97.000,9594.000;
116.00,309.000,97.000,9594.000;
116.10,309.000,96.000,9595.000;
116.20,309.000,94.000,9597.000;
116.30,309.000,94.000,9597.000;
116.40,309.000,94.000,9597.000;
116.50,309.000,93.000,9598.000;
116.60,309.000,93.000,9598.000;
116.70,309.000,91.000,9600.000;
116.80,309.000,90.000,9601.000;
116.90,309.000,90.000,9601.000;
117.00,309.000,90.000,9601.000;
117.10,309.000,90.000,9601.000;
117.20,309.000,90.000,9601.000;
117.30,309.000,90.000,9601.000;
117.40,309.000,89.000,9602.000;
117.50,309.000,87.000,9604.000;
117.60,309.000,87.000,9604.000;
117.70,309.000,87.000,9604.000;
117.80,309.000,87.000,9604.000;
117.90,309.000,86.000,9605.000;
118.00,309.000,86.000,9605.000;
118.10,308.000,87.000,9605.000;
118.20,308.000,86.000,9606.000;
118.30,308.000,85.000,9607.000;
118.40,308.000,85.000,9607.000;
118.50,308.000,85.000,9607.000;
118.60,308.000,84.000,9608.000;
118.70,308.000,84.000,9608.000;
118.80,308.000,81.000,9611.000;
118.90,308.000,80.000,9612.000;
119.00,308.000,80.000,9612.000;
119.10,308.000,80.000,9612.000;
119.20,308.000,80.000,9612.000;
119.30,308.000,80.000,9612.000;
119.40,308.000,80.000,9612.000;
119.50,308.000,80.000,9612.000;
119.60,308.000,78.000,9614.000;
119.70,308.000,78.000,9614.000;
119.80,308.000,76.000,9616.000;
119.90,308.000,76.000,9616.000;
120.00,308.000,76.000,9616.000;
120.10,308.000,76.000,9616.000;
120.20,308.000,76.000,9616.000;
120.30,308.000,76.000,9616.000;
120.40,308.000,76.000,9616.000;
120.50,308.000,76.000,9616.000;
120.60,308.000,76.000,9616.000;
120.70,308.000,76.000,9616.000;
120.80,308.000,76.000,9616.000;
120.90,308.000,74.000,9618.000;
121.00,308.000,72.000,9620.000;
121.10,308.000,72.000,9620.000;
121.20,308.000,71.000,9621.000;
121.30,308.000,70.000,9622.000;
121.40,308.000,70.000,9622.000;
121.50,308.000,69.000,9623.000;
121.60,308.000,68.000,9624.000;
121.70,308.000,67.000,9625.000;
121.80,308.000,66.000,9626.000;
121.90,308.000,66.000,9626.000;
122.00,308.000,66.000,9626.000;
122.10,308.000,65.000,9627.000;
122.20,308.000,64.000,9628.000;
122.30,308.000,64.000,9628.000;
122.40,308.000,63.000,9629.000;
122.50,308.000,61.000,9631.000;
122.60,308.000,61.000,9631.000;
122.70,308.000,61.000,9631.000;
122.80,308.000,59.000,9633.000;
122.90,308.000,59.000,9633.000;
123.00,308.000,59.000,9633.000;
123.10,308.000,56.000,9636.000;
123.20,308.000,56.000,9636.000;
123.30,308.000,54.000,9638.000;
123.40,308.000,54.000,9638.000;
123.50,308.000,54.000,9638.000;
123.60,308.000,53.000,9639.000;
123.70,308.000,52.000,9640.000;
123.80,308.000,52.000,9640.000;
123.90,308.000,51.000,9641.000;
124.00,308.000,50.000,9642.000;
124.10,308.000,50.000,9642.000;
124.20,308.000,50.000,9642.000;
124.30,308.000,50.000,9642.000;
124.40,308.000,50.000,9642.000;
124.50,308.000,49.000,9643.000;
124.60,308.000,48.000,9644.000;
124.70,308.000,48.000,9644.000;
124.80,308.000,48.000,9644.000;
124.90,308.000,48.000,9644.000;
125.00,308.000,47.000,9645.000;
125.10,308.000,47.000,9645.000;
125.20,307.000,48.000,9645.000;
125.30,307.000,48.000,9645.000;
125.40,307.000,48.000,9645.000;
125.50,307.000,48.000,9645.000;
125.60,307.000,47.000,9646.000;
125.70,307.000,47.000,9646.000;
125.80,307.000,47.000,9646.000;
125.90,307.000,47.000,9646.000;
126.00,307.000,47.000,9646.000;
126.10,307.000,47.000,9646.000;
126.20,307.000,46.000,9647.000;
126.30,307.000,46.000,9647.000;
126.40,307.000,44.000,9649.000;
126.50,307.000,44.000,9649.000;
126.60,307.000,44.000,9649.000;
126.70,307.000,44.000,9649.000;
126.80,307.000,43.000,9650.000;
126.90,307.000,42.000,9651.000;
127.00,307.000,42.000,9651.000;
127.10,307.000,42.000,9651.000;
127.20,307.000,42.000,9651.000;
127.30,307.000,42.000,9651.000;
127.40,307.000,42.000,9651.000;
127.50,307.000,42.000,9651.000;
127.60,307.000,42.000,9651.000;
127.70,307.000,42.000,9651.000;
127.80,307.000,42.000,9651.000;
127.90,307.000,41.000,9652.000;
128.00,307.000,41.000,9652.000;
128.10,307.000,41.000,9652.000;
128.20,307.000,40.000,9653.000;
128.30,307.000,40.000,9653.000;
128.40,307.000,40.000,9653.000;
128.50,307.000,40.000,9653.000;
128.60,307.000,40.000,9653.000;
128.70,307.000,40.000,9653.000;
128.80,307.000,39.000,9654.000;
128.90,307.000,39.000,9654.000;
129.00,307.000,39.000,9654.000;
129.10,307.000,39.000,9654.000;
129.20,307.000,39.000,9654.000;
129.30,307.000,39.000,9654.000;
129.40,307.000,39.000,9654.000;
129.50,307.000,39.000,9654.000;
129.60,307.000,39.000,9654.000;
129.70,307.000,39.000,9654.000;
129.80,307.000,39.000,9654.000;
129.90,307.000,39.000,9654.000;
130.00,307.000,39.000,9654.000;
130.10,307.000,39.000,9654.000;
130.20,307.000,39.000,9654.000;
130.30,307.000,39.000,9654.000;
130.40,307.000,39.000,9654.000;
130.50,307.000,39.000,9654.000;
130.60,307.000,38.000,9655.000;
130.70,307.000,38.000,9655.000;
130.80,307.000,38.000,9655.000;
130.90,307.000,37.000,9656.000;
131.00,307.000,36.000,9657.000;
131.10,307.000,36.000,9657.000;
131.20,307.000,35.000,9658.000;
131.30,307.000,35.000,9658.000;
131.40,307.000,34.000,9659.000;
131.50,307.000,33.000,9660.000;
131.60,307.000,33.000,9660.000;
131.70,307.000,33.000,9660.000;
131.80,307.000,33.000,9660.000;
131.90,307.000,33.000,9660.000;
132.00,307.000,33.000,9660.000;
132.10,307.000,33.000,9660.000;
132.20,307.000,33.000,9660.000;
132.30,307.000,33.000,9660.000;
132.40,307.000,32.000,9661.000;
132.50,307.000,31.000,9662.000;
132.60,307.000,31.000,9662.000;
132.70,307.000,31.000,9662.000;
132.80,307.000,31.000,9662.000;
132.90,307.000,31.000,9662.000;
133.00,307.000,31.000,9662.000;
133.10,307.000,31.000,9662.000;
133.20,307.000,31.000,9662.000;
133.30,307.000,31.000,9662.000;
133.40,307.000,31.000,9662.000;
133.50,307.000,31.000,9662.000;
133.60,307.000,31.000,9662.000;
133.70,307.000,31.000,9662.000;
133.80,307.000,31.000,9662.000;
133.90,307.000,31.000,9662.000;
134.00,307.000,31.000,9662.000;
134.10,307.000,31.000,9662.000;
134.20,307.000,31.000,9662.000;
134.30,307.000,30.000,9663.000;
134.40,307.000,30.000,9663.000;
134.50,307.000,29.000,9664.000;
134.60,307.000,29.000,9664.000;
134.70,307.000,28.000,9665.000;
134.80,307.000,28.000,9665.000;
134.90,307.000,28.000,9665.000;
135.00,307.000,28.000,9665.000;
135.10,307.000,28.000,9665.000;
135.20,307.000,28.000,9665.000;
135.30,307.000,28.000,9665.000;
135.40,307.000,27.000,9666.000;
135.50,307.000,27.000,9666.000;
135.60,307.000,27.000,9666.000;
135.70,307.000,27.000,9666.000;
135.80,307.000,27.000,9666.000;
135.90,306.000,28.000,9666.000;
136.00,306.000,28.000,9666.000;
136.10,306.000,27.000,9667.000;
136.20,306.000,27.000,9667.000;
136.30,306.000,27.000,9667.000;
136.40,306.000,27.000,9667.000;
136.50,306.000,27.000,9667.000;
136.60,306.000,27.000,9667.000;
136.70,306.000,27.000,9667.000;
136.80,306.000,26.000,9668.000;
136.90,306.000,26.000,9668.000;
137.00,306.000,26.000,9668.000;
137.10,306.000,26.000,9668.000;
137.20,306.000,26.000,9668.000;
137.30,306.000,26.000,9668.000;
137.40,306.000,26.000,9668.000;
137.50,306.000,25.000,9669.000;
137.60,306.000,25.000,9669.000;
137.70,306.000,25.000,9669.000;
137.80,306.000,25.000,9669.000;
137.90,306.000,24.000,9670.000;
138.00,306.000,23.000,9671.000;
138.10,306.000,23.000,9671.000;
138.20,306.000,23.000,9671.000;
138.30,306.000,21.000,9673.000;
138.40,306.000,21.000,9673.000;
138.50,306.000,21.000,9673.000;
138.60,306.000,21.000,9673.000;
138.70,306.000,21.000,9673.000;
138.80,306.000,21.000,9673.000;
138.90,306.000,21.000,9673.000;
139.00,306.000,21.000,9673.000;
139.10,306.000,21.000,9673.000;
139.20,306.000,21.000,9673.000;
139.30,306.000,21.000,9673.000;
139.40,306.000,21.000,9673.000;
139.50,306.000,20.000,9674.000;
139.60,306.000,19.000,9675.000;
139.70,306.000,18.000,9676.000;
139.80,306.000,18.000,9676.000;
139.90,306.000,18.000,9676.000;
140.00,306.000,18.000,9676.000;
140.10,306.000,18.000,9676.000;
140.20,306.000,17.000,9677.000;
140.30,306.000,16.000,9678.000;
140.40,305.000,17.000,9678.000;
140.50,305.000,17.000,9678.000;
140.60,305.000,17.000,9678.000;
140.70,305.000,17.000,9678.000;
140.80,305.000,17.000,9678.000;
140.90,305.000,16.000,9679.000;
141.00,305.000,16.000,9679.000;
141.10,305.000,15.000,9680.000;
141.20,305.000,15.000,9680.000;
141.30,305.000,15.000,9680.000;
141.40,305.000,15.000,9680.000;
141.50,305.000,15.000,9680.000;
141.60,305.000,15.000,9680.000;
141.70,305.000,15.000,9680.000;
141.80,305.000,15.000,9680.000;
141.90,305.000,15.000,9680.000;
142.00,305.000,15.000,9680.000;
142.10,305.000,15.000,9680.000;
142.20,305.000,15.000,9680.000;
142.30,305.000,15.000,9680.000;
142.40,305.000,14.000,9681.000;
142.50,305.000,14.000,9681.000;
142.60,305.000,14.000,9681.000;
142.70,305.000,14.000,9681.000;
142.80,305.000,14.000,9681.000;
142.90,305.000,13.000,9682.000;
143.00,305.000,13.000,9682.000;
143.10,305.000,13.000,9682.000;
143.20,305.000,13.000,9682.000;
143.30,305.000,13.000,9682.000;
143.40,305.000,13.000,9682.000;
143.50,305.000,13.000,9682.000;
143.60,305.000,13.000,9682.000;
143.70,304.000,14.000,9682.000;
143.80,304.000,14.000,9682.000;
143.90,304.000,14.000,9682.000;
144.00,304.000,14.000,9682.000;
144.10,304.000,14.000,9682.000;
144.20,304.000,14.000,9682.000;
144.30,304.000,14.000,9682.000;
144.40,304.000,14.000,9682.000;
144.50,304.000,14.000,9682.000;
144.60,304.000,14.000,9682.000;
144.70,304.000,14.000,9682.000;
144.80,304.000,13.000,9683.000;
144.90,304.000,13.000,9683.000;
145.00,304.000,13.000,9683.000;
145.10,304.000,13.000,9683.000;
145.20,304.000,13.000,9683.000;
145.30,304.000,13.000,9683.000;
145.40,304.000,13.000,9683.000;
145.50,304.000,13.000,9683.000;
145.60,304.000,13.000,9683.000;
145.70,304.000,13.000,9683.000;
145.80,304.000,13.000,9683.000;
145.90,304.000,13.000,9683.000;
146.00,303.000,14.000,9683.000;
146.10,303.000,14.000,9683.000;
146.20,303.000,14.000,9683.000;
146.30,303.000,14.000,9683.000;
146.40,303.000,14.000,9683.000;
146.50,303.000,14.000,9683.000;
146.60,303.000,13.000,9684.000;
146.70,303.000,12.000,9685.000;
146.80,303.000,12.000,9685.000;
146.90,303.000,12.000,9685.000;
147.00,303.000,12.000,9685.000;
147.10,303.000,12.000,9685.000;
147.20,303.000,11.000,9686.000;
147.30,303.000,11.000,9686.000;
147.40,303.000,11.000,9686.000;
147.50,303.000,11.000,9686.000;
147.60,303.000,11.000,9686.000;
147.70,303.000,11.000,9686.000;
147.80,303.000,11.000,9686.000;
147.90,303.000,11.000,9686.000;
148.00,303.000,11.000,9686.000;
148.10,303.000,11.000,9686.000;
148.20,303.000,11.000,9686.000;
148.30,303.000,11.000,9686.000;
148.40,303.000,11.000,9686.000;
148.50,303.000,11.000,9686.000;
148.60,303.000,11.000,9686.000;
148.70,303.000,11.000,9686.000;
148.80,303.000,11.000,9686.000;
148.90,303.000,11.000,9686.000;
149.00,303.000,11.000,9686.000;
149.10,303.000,11.000,9686.000;
149.20,303.000,11.000,9686.000;
149.30,303.000,11.000,9686.000;
149.40,303.000,11.000,9686.000;
149.50,303.000,11.000,9686.000;
149.60,303.000,11.000,9686.000;
149.70,303.000,11.000,9686.000;
149.80,302.000,11.000,9687.000;
149.90,302.000,10.000,9688.000;
150.00,302.000,9.000,9689.000;
];
time = dynamics (:, 1);
susceptible = dynamics (:, 2);
infected = dynamics (:, 3);
recovered = dynamics (:, 4);
totalPopulation = susceptible(1) + infected(1) + recovered(1);
susceptibleRatio = susceptible ./ totalPopulation;
infectedRatio = infected ./ totalPopulation;
recoveredRatio = recovered ./ totalPopulation;
steps = length (time);
indices = 0 : steps - 1;
replications = 0;
figure
plot (indices, susceptibleRatio.', 'color', 'blue', 'linewidth', 2);
hold on
plot (indices, infectedRatio.', 'color', 'red', 'linewidth', 2);
hold on
plot (indices, recoveredRatio.', 'color', 'green', 'linewidth', 2);
set(gca,'YTick',0:0.05:1.0);
set(gca,'XTick', indices(1:100:end), 'xticklabel', time(1:100:end));
xlabel ('Time');
ylabel ('Population Ratio');
legend('Susceptible','Infected', 'Recovered');
%titleStr = sprintf('SIR Dynamics of %i agents, with 0.10 dt, %i steps, 0 replications', totalPopulation, steps)
%title (titleStr);
